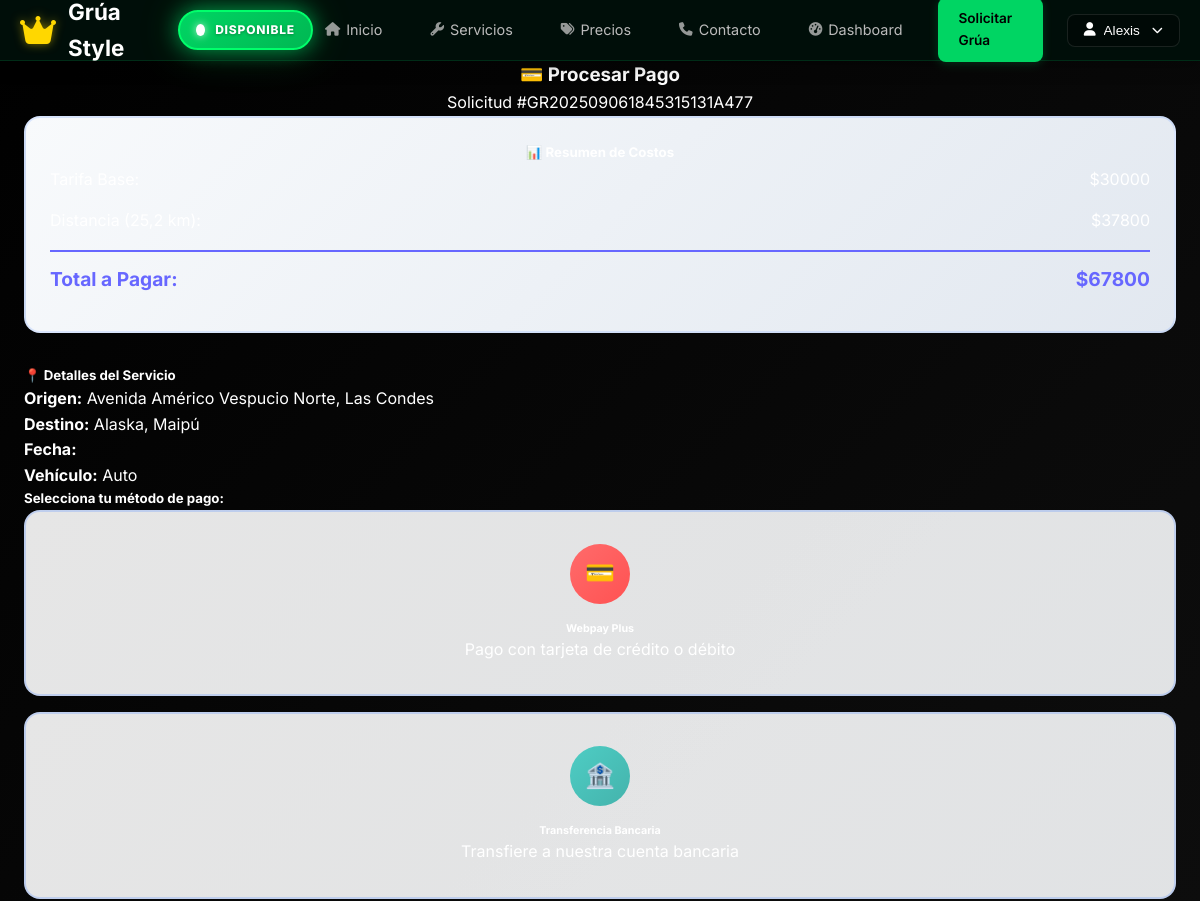
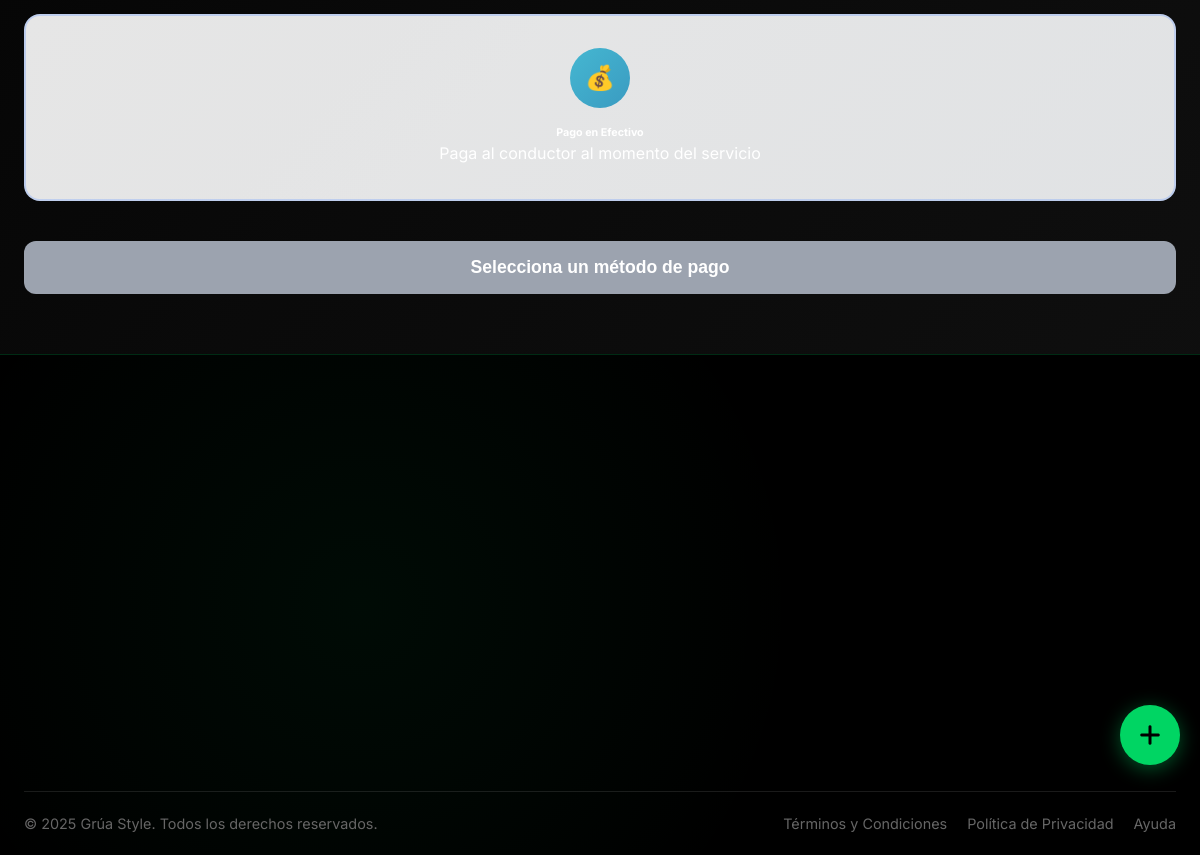
Page /procesar-pago/173/ (signed in) on the committed database (2 pictures, top to bottom).
### grua_app/models.py (models this page shows, shortened)
class SolicitudServicio(models.Model):
    ESTADO_CHOICES = [
        ('pendiente', 'Pendiente'),
        ('confirmada', 'Confirmada'),
        ('en_proceso', 'En Proceso'),
        ('completada', 'Completada'),
        ('cancelada', 'Cancelada'),
        ('pendiente_pago', 'Pendiente de Pago'),
        ('pendiente_confirmacion', 'Pendiente de Confirmación'),
        ('procesando_pago', 'Procesando Pago'),
        ('pago_rechazado', 'Pago Rechazado'),
    ]
    METODO_PAGO_CHOICES = [
        ('efectivo', 'Efectivo'),
        ('transferencia', 'Transferencia Bancaria'),
        ('mercadopago_card', 'Tarjeta (Mercado Pago)'),
        ('mercadopago_transfer', 'Transferencia (Mercado Pago)'),
    ]
    TIPO_SERVICIO_CHOICES = [
        ('grua', 'Servicio de Grúa'),
        ('asistencia', 'Asistencia Mecánica'),
        ('bateria', 'Carga de Batería'),
    ]
    cliente = models.ForeignKey(User, on_delete=models.CASCADE)
    numero_orden = models.CharField(max_length=30, unique=True, blank=True)
    direccion_origen = models.CharField(max_length=255)
    direccion_destino = models.CharField(max_length=255)
    fecha_servicio = models.DateTimeField()
    descripcion_problema = models.TextField()
    distancia_km = models.DecimalField(
        max_digits=6, decimal_places=2, null=True, blank=True)
    estado = models.CharField(
        max_length=25, choices=ESTADO_CHOICES, default='pendiente')
    fecha_solicitud = models.DateTimeField(auto_now_add=True)
    fecha_actualizacion = models.DateTimeField(auto_now=True)
    metodo_pago = models.CharField(
        max_length=30, choices=METODO_PAGO_CHOICES, null=True, blank=True)
    costo_total = models.DecimalField(
        max_digits=10, decimal_places=2, null=True, blank=True)
    tarifa_base_aplicada = models.IntegerField(default=30000, help_text="Tarifa base aplicada al momento de la solicitud")
    tarifa_km_aplicada = models.IntegerField(default=1500, help_text="Tarifa por km aplicada al momento de la solicitud")
    pagado = models.BooleanField(default=False)
    tipo_vehiculo = models.CharField(max_length=50, null=True, blank=True)
    marca_vehiculo = models.CharField(max_length=50, null=True, blank=True)
    modelo_vehiculo = models.CharField(max_length=50, null=True, blank=True)
    placa_vehiculo = models.CharField(max_length=15, null=True, blank=True)
    tipo_servicio_categoria = models.CharField(
        max_length=20,
        choices=TIPO_SERVICIO_CHOICES,
        default='grua',
        help_text="Tipo de servicio solicitado"
    )
    class Meta:
        verbose_name = 'Solicitud de Servicio'
        verbose_name_plural = 'Solicitudes de Servicio'
        ordering = ['-fecha_solicitud']

### grua_app/views.py (the view, shortened to what this page needs)
# urls.py: path('procesar-pago/<int:solicitud_id>/', views.procesar_pago, name='procesar_pago'),
@login_required
def procesar_pago(request, solicitud_id):
    try:
        from .models import Cliente
        solicitud = get_object_or_404(SolicitudServicio, id=solicitud_id, cliente=request.user)
    except:
        solicitud = get_object_or_404(SolicitudServicio, id=solicitud_id)
    tarifas = obtener_tarifas_usuario(solicitud.cliente)
    tarifa_base = tarifas['tarifa_base']
    tarifa_por_km = tarifas['tarifa_por_km']
    tarifa_minima = tarifas['tarifa_minima']
    if solicitud.distancia_km:
        costo_km = float(solicitud.distancia_km) * tarifa_por_km
        total = max(tarifa_base + costo_km, tarifa_minima)
    else:
        total = tarifa_minima
    context = {
        'solicitud': solicitud,
        'total': total,
        'tarifa_base': tarifa_base,
        'costo_km': costo_km if solicitud.distancia_km else 0,
    }
    return render(request, 'grua_app/procesar_pago.html', context)

### grua_app/models.py (called while the page is built)
    @classmethod
    def esta_disponible(cls):
        try:
            disponibilidad = cls.objects.first()
            return disponibilidad.activo if disponibilidad else True
        except:
            return True

    @classmethod
    def obtener_mensaje(cls):
        try:
            disponibilidad = cls.objects.first()
            return disponibilidad.mensaje_personalizado if disponibilidad else "Servicio temporalmente no disponible"
        except:
            return "Servicio temporalmente no disponible"

### grua_app/views.py (called while the page is built, shortened)
def obtener_tarifas_usuario(user):
    tarifas_default = {
        'tarifa_base': 30000,
        'tarifa_por_km': 1500,
        'tarifa_minima': 30000,
        'tiene_membresia': False,
        'tipo_membresia': None
    }
    try:
        membresia_activa = Membresia.objects.filter(
            usuario=user,
            estado='activa'
        ).first()
    except Exception as e:
        print(f"❌ Error obteniendo tarifas de usuario {user.username}: {e}")
    print(f"🔄 Usando tarifas estándar para {user.username}")
    return tarifas_default

### templates/grua_app/procesar_pago.html (shortened to what this page needs)
{% extends 'grua_app/base.html' %}
{% block content %}
<div class="container mt-4">
    <div class="row justify-content-center">
        <div class="col-md-8">
            <div class="card shadow-lg border-0">
                <div class="card-header bg-primary text-white text-center">
                    <h3 class="mb-0">💳 Procesar Pago</h3>
                    <p class="mb-0">Solicitud #{{ solicitud.numero_orden }}</p>
                </div>
                <div class="card-body p-4">
                    <div class="cost-summary">
                        <h5 class="text-center mb-3">📊 Resumen de Costos</h5>
                        <div class="cost-row">
                            <span>Tarifa Base:</span>
                            <span>${{ tarifa_base|floatformat:0 }}</span>
                        </div>
                        {% if solicitud.distancia_km %}
                        <div class="cost-row">
                            <span>Distancia ({{ solicitud.distancia_km|floatformat:1 }} km):</span>
                            <span>${{ costo_km|floatformat:0 }}</span>
                        </div>
                        {% endif %}
                        <div class="cost-row cost-total">
                            <span>Total a Pagar:</span>
                            <span>${{ total|floatformat:0 }}</span>
                        </div>
                    </div>
                    <div class="mb-4">
                        <h5>📍 Detalles del Servicio</h5>
                        <p><strong>Origen:</strong> {{ solicitud.direccion_origen }}</p>
                        <p><strong>Destino:</strong> {{ solicitud.direccion_destino }}</p>
                        <p><strong>Fecha:</strong> {{ solicitud.fecha_servicio_formateada }}</p>
                        <p><strong>Vehículo:</strong> {{ solicitud.tipo_vehiculo|title }}</p>
                    </div>
                    <form method="post" id="paymentForm">
                        <h5 class="mb-3">Selecciona tu método de pago:</h5>
                        <div class="payment-method" data-method="webpay">
                            <div class="webpay-icon payment-icon">💳</div>
                            <h6 class="text-center">Webpay Plus</h6>
                            <p class="text-center text-muted mb-0">Pago con tarjeta de crédito o débito</p>
                        </div>
                        <div class="payment-method" data-method="transferencia">
                            <div class="transfer-icon payment-icon">🏦</div>
                            <h6 class="text-center">Transferencia Bancaria</h6>
                            <p class="text-center text-muted mb-0">Transfiere a nuestra cuenta bancaria</p>
                        </div>
                        <div class="payment-method" data-method="efectivo">
                            <div class="cash-icon payment-icon">💰</div>
                            <h6 class="text-center">Pago en Efectivo</h6>
                            <p class="text-center text-muted mb-0">Paga al conductor al momento del servicio</p>
                        </div>
                        <button type="button" class="btn-confirm" id="confirmBtn" disabled>
                            Selecciona un método de pago
                        </button>
                    </form>
                </div>
            </div>
        </div>
    </div>
</div>
{% endblock %}

### templates/grua_app/base.html (shortened to what this page needs)
<!DOCTYPE html>
<html lang="es">
<head>
    <meta property="og:image" content="{% load static %}{% static 'images/og-image.jpg' %}">
    <link rel="manifest" href="{% load static %}{% static 'manifest.json' %}">
    <link rel="apple-touch-icon" sizes="180x180" href="{% load static %}{% static 'images/icons/apple-touch-icon-180x180.png' %}">
    <link rel="apple-touch-icon" sizes="152x152" href="{% load static %}{% static 'images/icons/apple-touch-icon-152x152.png' %}">
    <link rel="apple-touch-icon" sizes="144x144" href="{% load static %}{% static 'images/icons/apple-touch-icon-144x144.png' %}">
    <link rel="apple-touch-icon" sizes="120x120" href="{% load static %}{% static 'images/icons/apple-touch-icon-120x120.png' %}">
    <link rel="apple-touch-icon" sizes="114x114" href="{% load static %}{% static 'images/icons/apple-touch-icon-114x114.png' %}">
    <link rel="apple-touch-icon" sizes="76x76" href="{% load static %}{% static 'images/icons/apple-touch-icon-76x76.png' %}">
    <link rel="apple-touch-icon" sizes="72x72" href="{% load static %}{% static 'images/icons/apple-touch-icon-72x72.png' %}">
    <link rel="apple-touch-icon" sizes="60x60" href="{% load static %}{% static 'images/icons/apple-touch-icon-60x60.png' %}">
    <link rel="apple-touch-icon" sizes="57x57" href="{% load static %}{% static 'images/icons/apple-touch-icon-57x57.png' %}">
    <link rel="icon" type="image/png" sizes="32x32" href="{% load static %}{% static 'images/icons/favicon-32x32.png' %}">
    <link rel="icon" type="image/png" sizes="16x16" href="{% load static %}{% static 'images/icons/favicon-16x16.png' %}">
    <link rel="shortcut icon" href="{% load static %}{% static 'favicon.ico' %}">
    <meta name="msapplication-TileImage" content="{% load static %}{% static 'images/icons/ms-icon-144x144.png' %}">
    <link rel="stylesheet" href="https://cdnjs.cloudflare.com/ajax/libs/font-awesome/6.4.0/css/all.min.css">
</head>
</head>
<body>
    <nav class="navbar" id="navbar">
        <div class="nav-container">
            <a href="{% url 'home' %}" class="nav-logo">
               <i class="fas fa-crown" style="color: #FFD700; font-size: 2rem; text-shadow: 0 0 10px rgba(255, 215, 0, 0.5);"></i>
                <span>Grúa Style</span>
            </a>
            <div class="service-status-indicator">
    <div class="status-dot {{ clase_estado }}"></div>
    <span class="status-text">{{ estado_servicio_texto }}</span>
</div>
            <div class="nav-menu" id="navMenu">
                <a href="{% url 'home' %}" class="nav-link">
                    <i class="fas fa-home"></i>
                    Inicio
                </a>
                <a href="{% url 'servicios' %}" class="nav-link">
                    <i class="fas fa-wrench"></i>
                    Servicios
                </a>
                <a href="{% url 'precios' %}" class="nav-link">
                    <i class="fas fa-tags"></i>
                    Precios
                </a>
                <a href="{% url 'contacto' %}" class="nav-link">
                    <i class="fas fa-phone"></i>
                    Contacto
                </a>
                {% if user.is_authenticated %}
                    <a href="{% url 'dashboard' %}" class="nav-link">
                        <i class="fas fa-tachometer-alt"></i>
                        Dashboard
                    </a>
                    <a href="{% url 'solicitar_servicio' %}" class="nav-btn primary">
                        Solicitar Grúa
                    </a>
                    <div class="nav-user-menu">
                        <button class="nav-user-btn" id="userMenuBtn">
                            <i class="fas fa-user"></i>
                            <span style="max-width: 120px; overflow: hidden; text-overflow: ellipsis; white-space: nowrap;">{{ user.first_name|default:user.username|truncatechars:12 }}</span>
                            <i class="fas fa-chevron-down"></i>
                        </button>
                    </div>
                {% endif %}
            </div>
        </div>
    </nav>
    <main class="main-content">
        {% block content %}{% endblock %}
    </main>
    <footer class="footer">
        <div class="footer-container">
            <div class="footer-content">
            </div>
            <div class="footer-bottom">
                <div class="footer-copyright">
                    <p>&copy; 2025 Grúa Style. Todos los derechos reservados.</p>
                </div>
                <div class="footer-legal">
                    <a href="#">Términos y Condiciones</a>
                    <a href="#">Política de Privacidad</a>
                    <a href="#">Ayuda</a>
                </div>
            </div>
        </div>
    </footer>
    <a href="{% url 'solicitar_servicio' %}" class="floating-action-btn" title="Solicitar Grúa">
        <i class="fas fa-plus"></i>
    </a>
</body>
</html>

### templates/grua_app/procesar_pago.html (style rules this page uses)
.payment-method { border: 2px solid rgba(103, 151, 255, 0.3); border-radius: 1rem; padding: 2rem; margin-bottom: 1rem; cursor: pointer; transition: all 0.3s ease; background: linear-gradient(135deg, rgba(255,255,255,0.9), rgba(248,250,252,0.9)); }
.payment-icon { width: 60px; height: 60px; border-radius: 50%; display: flex; align-items: center; justify-content: center; font-size: 1.5rem; margin: 0 auto 1rem; }
.webpay-icon { background: linear-gradient(135deg, #ff6b6b, #ff5252); color: white; }
.transfer-icon { background: linear-gradient(135deg, #4ecdc4, #44b3ac); color: white; }
.cash-icon { background: linear-gradient(135deg, #45b7d1, #3a9bc1); color: white; }
.cost-summary { background: linear-gradient(135deg, #f8fafc, #e2e8f0); border-radius: 1rem; padding: 1.5rem; margin-bottom: 2rem; border: 2px solid rgba(103, 151, 255, 0.2); }
.cost-row { display: flex; justify-content: space-between; margin-bottom: 0.5rem; padding: 0.25rem 0; }
.cost-total { border-top: 2px solid #6767ff; padding-top: 0.75rem; margin-top: 0.75rem; font-weight: bold; font-size: 1.2rem; color: #6767ff; }
.btn-confirm { background: linear-gradient(135deg, #10b981, #059669); color: white; border: none; padding: 1rem 2rem; border-radius: 0.75rem; font-weight: 600; font-size: 1.1rem; cursor: pointer; transition: all 0.3s ease; width: 100%; margin-top: 1.5rem; }
.btn-confirm:disabled { background: #9ca3af; cursor: not-allowed; transform: none; box-shadow: none; }

### rows in the picture
SolicitudServicio: numero_orden "GR202509061845315131A477", direccion_origen "Avenida Américo Vespucio Norte, Las Condes", direccion_destino "Alaska, Maipú", tipo_vehiculo "Auto"

### other values in the picture
{{ estado_servicio_texto }} "DISPONIBLE"
{{ user.first_name|default:user.username|truncatechars:12 }} "Alexis"
{{ tarifa_base|floatformat:0 }} "30000"
{{ costo_km|floatformat:0 }} "37800"
{{ total|floatformat:0 }} "67800"
